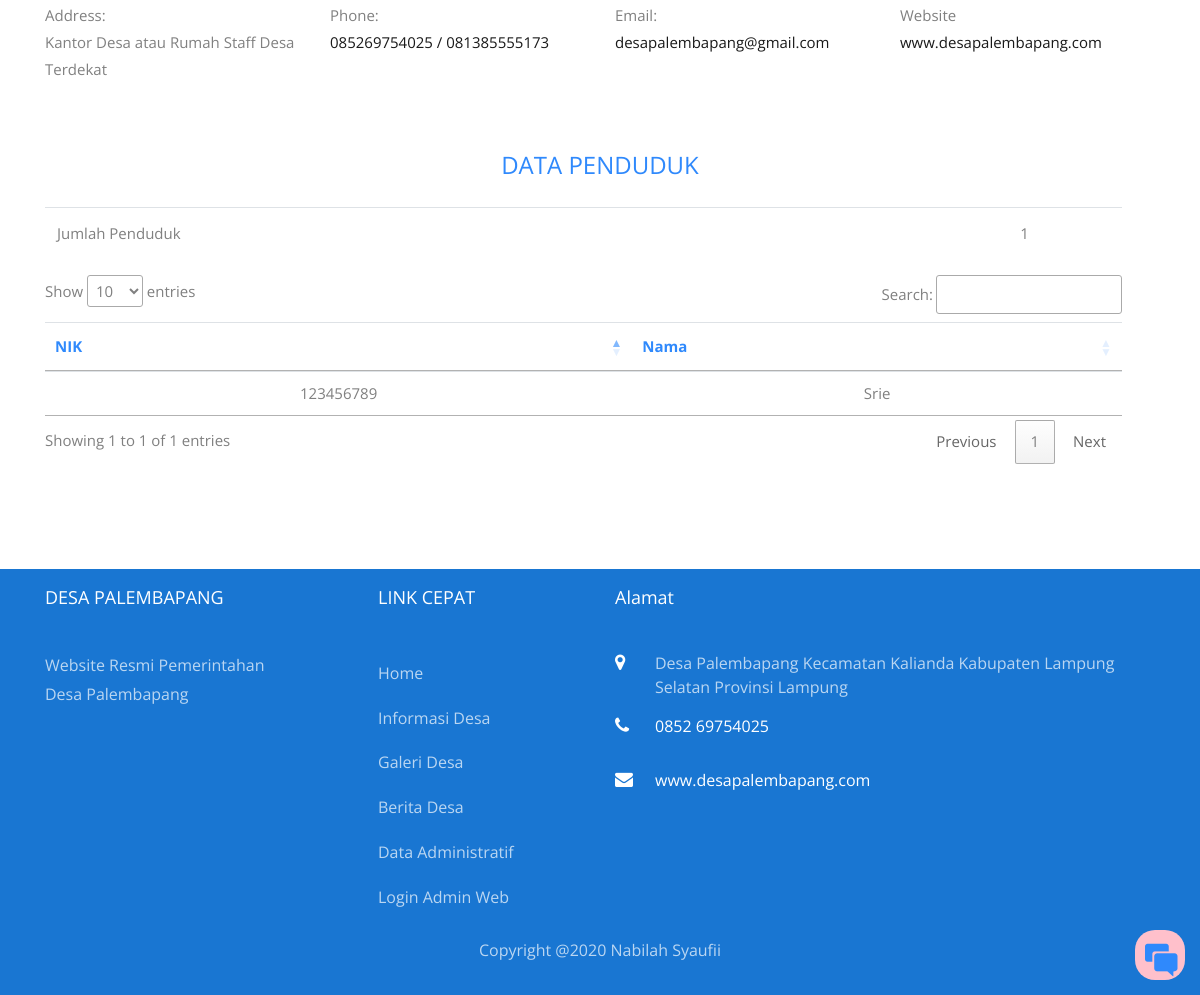
Before: /penduduk.php (lower part) with the older database file.
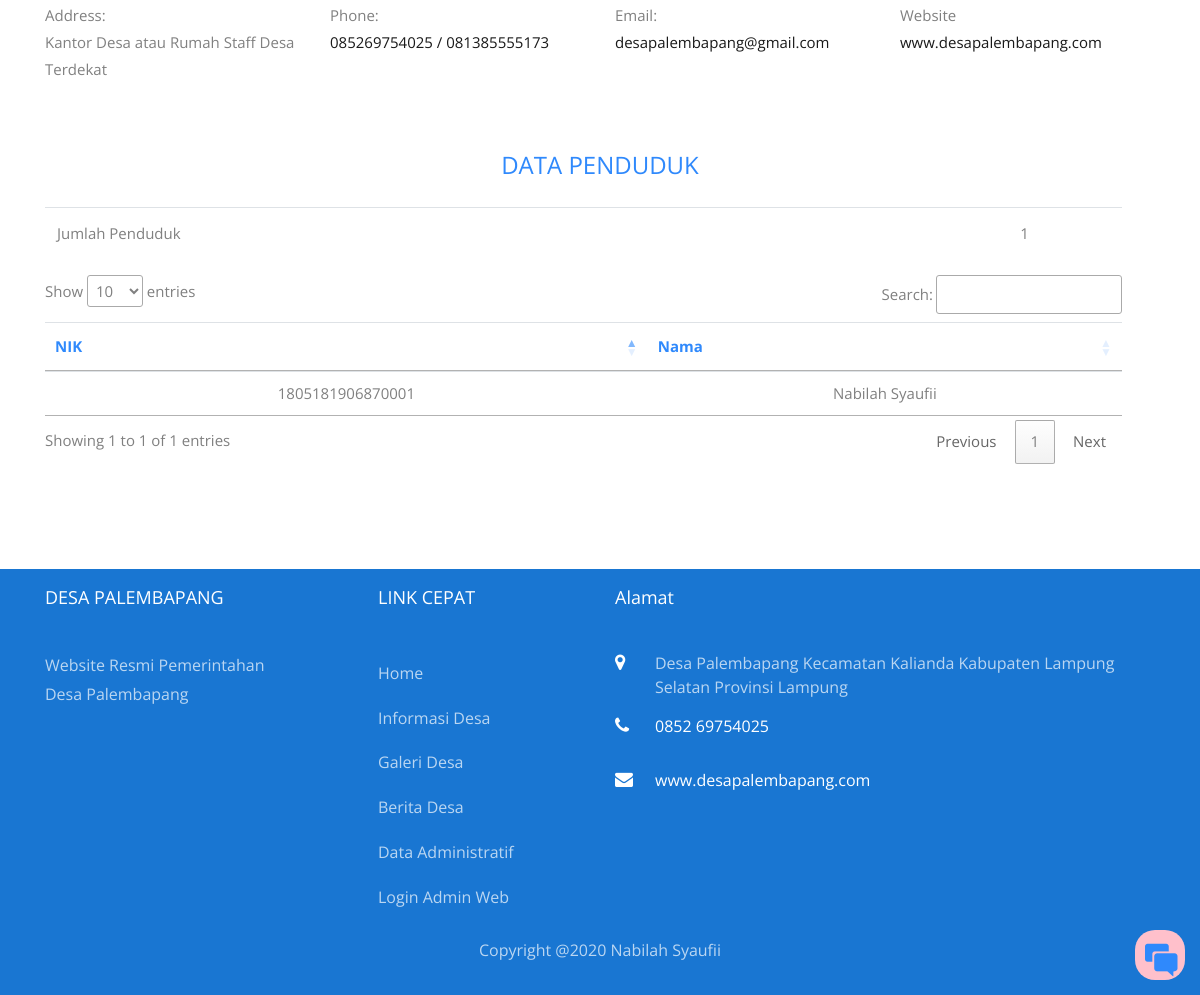
After: the same page with the newer database file.
### tables this page shows
CREATE TABLE `tb_penduduk` (
  `id_penduduk` varchar(255) NOT NULL,
  `nik` varchar(20) NOT NULL,
  `nama` varchar(100) NOT NULL,
  `kk` varchar(20) NOT NULL,
  `agama` varchar(20) NOT NULL,
  `alamat` text NOT NULL,
  `tanggal_lahir` date NOT NULL,
  `tempat_lahir` varchar(20) NOT NULL,
  `jenis_kelamin` varchar(50) NOT NULL,
  `foto` varchar(255) NOT NULL
);

### penduduk.php (the view, shortened to what this page needs)
<?php include "atas.php"; ?>
<section class="ftco-section contact-section ftco-degree-bg">
    <div class="container">
        <div class="row d-flex mb-5 contact-info">
            <div class="col-md-3">
                <p><span>Address:</span> <br>Kantor Desa atau Rumah Staff Desa Terdekat</br> </p>
            </div>
            <div class="col-md-3">
                <p><span>Phone:</span> <a href="tel://1234567920"> <br>085269754025 / 081385555173 </br></a></p>
            </div>
            <div class="col-md-3">
                <p><span>Email:</span> <a href="mailto:info@yoursite.com">desapalembapang@gmail.com</a></p>
            </div>
            <div class="col-md-3">
                <p><span>Website</span> <a href="#">www.desapalembapang.com</a></p>
            </div>
        </div>
        <div class="col-md-12 mb-4 text-center">
            <h2 class="h4 text-primary">DATA PENDUDUK</h2>
        </div>
        <div class="row block-12">
            <div class="col-md-12 pr-md-5">
                <div class="table-responsive">
                    <table class="table">
                        <tbody>
                            <?php $sql  = "SELECT * FROM tb_penduduk"; $rest = mysqli_query($koneksi,$sql);
                            $rowcount = mysqli_num_rows($rest); ?>
                            <tr>
                                <td>Jumlah Penduduk</td>
                                <td align="center"><?php echo $rowcount; ?></td>
                            </tr>
                        </tbody>
                    </table>
                    <table class="table" id="table_id">
                        <thead class=" text-primary">
                            <th>
                                NIK
                            </th>
                            <th>
                                Nama
                            </th>
                        </thead>
                        <tbody>
                            <?php $sql  = "SELECT * FROM tb_penduduk"; $rest = mysqli_query($koneksi,$sql);
                            while($data = mysqli_fetch_assoc($rest) ) { ?>
                            <tr>
                                <td align="center"> <?php echo $data['nik'];?></td>
                                <td align="center"> <?php echo $data['nama'];?></td>
                            </tr>
                            <?php } ?>
                        </tbody>
                    </table>
                </div>
            </div>
        </div>
    </div>
</section>
<?php include "bawah.php"; ?>

Changed rows visible on the page:
removed tb_penduduk: nik "123456789", nama "Srie"
added tb_penduduk: nik "1805181906870001", nama "Nabilah Syaufii"
